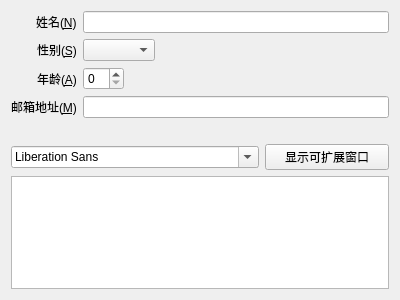
<?xml version="1.0" encoding="UTF-8"?>
<ui version="4.0">
 <class>MyWidget</class>
 <widget class="QWidget" name="MyWidget">
  <property name="geometry">
   <rect>
    <x>0</x>
    <y>0</y>
    <width>400</width>
    <height>300</height>
   </rect>
  </property>
  <property name="minimumSize">
   <size>
    <width>200</width>
    <height>150</height>
   </size>
  </property>
  <property name="maximumSize">
   <size>
    <width>500</width>
    <height>350</height>
   </size>
  </property>
  <property name="windowTitle">
   <string>MyWidget</string>
  </property>
  <layout class="QVBoxLayout" name="verticalLayout">
   <item>
    <layout class="QFormLayout" name="formLayout">
     <property name="sizeConstraint">
      <enum>QLayout::SetDefaultConstraint</enum>
     </property>
     <property name="fieldGrowthPolicy">
      <enum>QFormLayout::ExpandingFieldsGrow</enum>
     </property>
     <property name="labelAlignment">
      <set>Qt::AlignRight|Qt::AlignTrailing|Qt::AlignVCenter</set>
     </property>
     <item row="0" column="0">
      <widget class="QLabel" name="nLabel">
       <property name="text">
        <string>姓名(&amp;N)</string>
       </property>
       <property name="buddy">
        <cstring>nLineEdit</cstring>
       </property>
      </widget>
     </item>
     <item row="0" column="1">
      <widget class="QLineEdit" name="nLineEdit"/>
     </item>
     <item row="1" column="0">
      <widget class="QLabel" name="sLabel">
       <property name="text">
        <string>性别(&amp;S)</string>
       </property>
       <property name="buddy">
        <cstring>sComboBox</cstring>
       </property>
      </widget>
     </item>
     <item row="1" column="1">
      <widget class="QComboBox" name="sComboBox"/>
     </item>
     <item row="2" column="0">
      <widget class="QLabel" name="aLabel">
       <property name="text">
        <string>年龄(&amp;A)</string>
       </property>
       <property name="buddy">
        <cstring>aSpinBox</cstring>
       </property>
      </widget>
     </item>
     <item row="2" column="1">
      <widget class="QSpinBox" name="aSpinBox"/>
     </item>
     <item row="3" column="0">
      <widget class="QLabel" name="mLabel">
       <property name="text">
        <string>邮箱地址(&amp;M)</string>
       </property>
       <property name="buddy">
        <cstring>mLineEdit</cstring>
       </property>
      </widget>
     </item>
     <item row="3" column="1">
      <widget class="QLineEdit" name="mLineEdit"/>
     </item>
    </layout>
   </item>
   <item>
    <spacer name="verticalSpacer">
     <property name="orientation">
      <enum>Qt::Vertical</enum>
     </property>
     <property name="sizeType">
      <enum>QSizePolicy::Expanding</enum>
     </property>
     <property name="sizeHint" stdset="0">
      <size>
       <width>20</width>
       <height>100</height>
      </size>
     </property>
    </spacer>
   </item>
   <item>
    <layout class="QHBoxLayout" name="horizontalLayout" stretch="2,1">
     <item>
      <widget class="QFontComboBox" name="fontComboBox"/>
     </item>
     <item>
      <widget class="QPushButton" name="pushButton">
       <property name="text">
        <string>显示可扩展窗口</string>
       </property>
       <property name="checkable">
        <bool>true</bool>
       </property>
      </widget>
     </item>
    </layout>
   </item>
   <item>
    <widget class="QTextEdit" name="textEdit"/>
   </item>
  </layout>
 </widget>
 <layoutdefault spacing="6" margin="11"/>
 <resources/>
 <connections/>
</ui>
